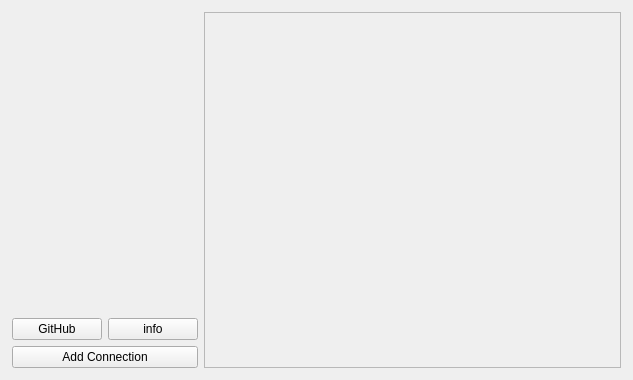
<?xml version="1.0" encoding="UTF-8"?>
<ui version="4.0">
 <class>start_window</class>
 <widget class="QMainWindow" name="start_window">
  <property name="windowModality">
   <enum>Qt::NonModal</enum>
  </property>
  <property name="geometry">
   <rect>
    <x>0</x>
    <y>0</y>
    <width>633</width>
    <height>380</height>
   </rect>
  </property>
  <property name="baseSize">
   <size>
    <width>0</width>
    <height>0</height>
   </size>
  </property>
  <property name="contextMenuPolicy">
   <enum>Qt::NoContextMenu</enum>
  </property>
  <property name="windowTitle">
   <string>Gazer</string>
  </property>
  <property name="layoutDirection">
   <enum>Qt::LeftToRight</enum>
  </property>
  <property name="toolButtonStyle">
   <enum>Qt::ToolButtonIconOnly</enum>
  </property>
  <property name="documentMode">
   <bool>false</bool>
  </property>
  <property name="dockNestingEnabled">
   <bool>false</bool>
  </property>
  <property name="dockOptions">
   <set>QMainWindow::AllowTabbedDocks|QMainWindow::AnimatedDocks</set>
  </property>
  <property name="unifiedTitleAndToolBarOnMac">
   <bool>false</bool>
  </property>
  <widget class="QWidget" name="centralwidget">
   <property name="enabled">
    <bool>true</bool>
   </property>
   <property name="layoutDirection">
    <enum>Qt::LeftToRight</enum>
   </property>
   <layout class="QHBoxLayout" name="horizontalLayout">
    <property name="leftMargin">
     <number>12</number>
    </property>
    <property name="topMargin">
     <number>12</number>
    </property>
    <property name="rightMargin">
     <number>12</number>
    </property>
    <property name="bottomMargin">
     <number>12</number>
    </property>
    <item>
     <layout class="QGridLayout" name="gridLayout" columnstretch="0,0">
      <property name="sizeConstraint">
       <enum>QLayout::SetMinimumSize</enum>
      </property>
      <item row="0" column="0">
       <layout class="QGridLayout" name="right_bar" columnstretch="0,0">
        <property name="sizeConstraint">
         <enum>QLayout::SetMinimumSize</enum>
        </property>
        <property name="spacing">
         <number>6</number>
        </property>
        <item row="2" column="1">
         <widget class="QPushButton" name="info_btn">
          <property name="minimumSize">
           <size>
            <width>90</width>
            <height>0</height>
           </size>
          </property>
          <property name="text">
           <string>info</string>
          </property>
         </widget>
        </item>
        <item row="0" column="0" colspan="2">
         <layout class="QHBoxLayout" name="horizontalLayout_3">
          <item>
           <widget class="QLabel" name="label">
            <property name="maximumSize">
             <size>
              <width>150</width>
              <height>150</height>
             </size>
            </property>
            <property name="text">
             <string/>
            </property>
            <property name="pixmap">
             <pixmap>../gazer.png</pixmap>
            </property>
            <property name="scaledContents">
             <bool>true</bool>
            </property>
           </widget>
          </item>
         </layout>
        </item>
        <item row="3" column="0" colspan="2">
         <widget class="QPushButton" name="add_connection_btn">
          <property name="text">
           <string>Add Connection</string>
          </property>
         </widget>
        </item>
        <item row="2" column="0">
         <widget class="QPushButton" name="github_btn">
          <property name="minimumSize">
           <size>
            <width>90</width>
            <height>0</height>
           </size>
          </property>
          <property name="text">
           <string>GitHub</string>
          </property>
         </widget>
        </item>
        <item row="1" column="0" colspan="2">
         <spacer name="verticalSpacer_2">
          <property name="orientation">
           <enum>Qt::Vertical</enum>
          </property>
          <property name="sizeHint" stdset="0">
           <size>
            <width>20</width>
            <height>40</height>
           </size>
          </property>
         </spacer>
        </item>
       </layout>
      </item>
      <item row="0" column="1">
       <widget class="QScrollArea" name="connections_bar">
        <property name="widgetResizable">
         <bool>true</bool>
        </property>
        <property name="alignment">
         <set>Qt::AlignLeading|Qt::AlignLeft|Qt::AlignVCenter</set>
        </property>
        <widget class="QWidget" name="scrollAreaWidgetContents">
         <property name="geometry">
          <rect>
           <x>0</x>
           <y>0</y>
           <width>425</width>
           <height>330</height>
          </rect>
         </property>
         <layout class="QVBoxLayout" name="connections_bar_layout" stretch="0">
          <property name="leftMargin">
           <number>5</number>
          </property>
          <property name="topMargin">
           <number>5</number>
          </property>
          <property name="rightMargin">
           <number>5</number>
          </property>
          <property name="bottomMargin">
           <number>4</number>
          </property>
          <item>
           <spacer name="verticalSpacer">
            <property name="orientation">
             <enum>Qt::Vertical</enum>
            </property>
            <property name="sizeHint" stdset="0">
             <size>
              <width>20</width>
              <height>40</height>
             </size>
            </property>
           </spacer>
          </item>
         </layout>
        </widget>
       </widget>
      </item>
     </layout>
    </item>
   </layout>
  </widget>
  <widget class="QMenuBar" name="menubar">
   <property name="geometry">
    <rect>
     <x>0</x>
     <y>0</y>
     <width>633</width>
     <height>22</height>
    </rect>
   </property>
  </widget>
 </widget>
 <resources/>
 <connections>
  <connection>
   <sender>add_connection_btn</sender>
   <signal>clicked()</signal>
   <receiver>start_window</receiver>
   <slot>new_connection_btn_click()</slot>
   <hints>
    <hint type="sourcelabel">
     <x>103</x>
     <y>281</y>
    </hint>
    <hint type="destinationlabel">
     <x>209</x>
     <y>155</y>
    </hint>
   </hints>
  </connection>
  <connection>
   <sender>info_btn</sender>
   <signal>clicked()</signal>
   <receiver>start_window</receiver>
   <slot>info_btn_click()</slot>
   <hints>
    <hint type="sourcelabel">
     <x>141</x>
     <y>255</y>
    </hint>
    <hint type="destinationlabel">
     <x>209</x>
     <y>155</y>
    </hint>
   </hints>
  </connection>
  <connection>
   <sender>github_btn</sender>
   <signal>clicked()</signal>
   <receiver>start_window</receiver>
   <slot>github_btn_click()</slot>
   <hints>
    <hint type="sourcelabel">
     <x>57</x>
     <y>255</y>
    </hint>
    <hint type="destinationlabel">
     <x>209</x>
     <y>155</y>
    </hint>
   </hints>
  </connection>
 </connections>
</ui>
